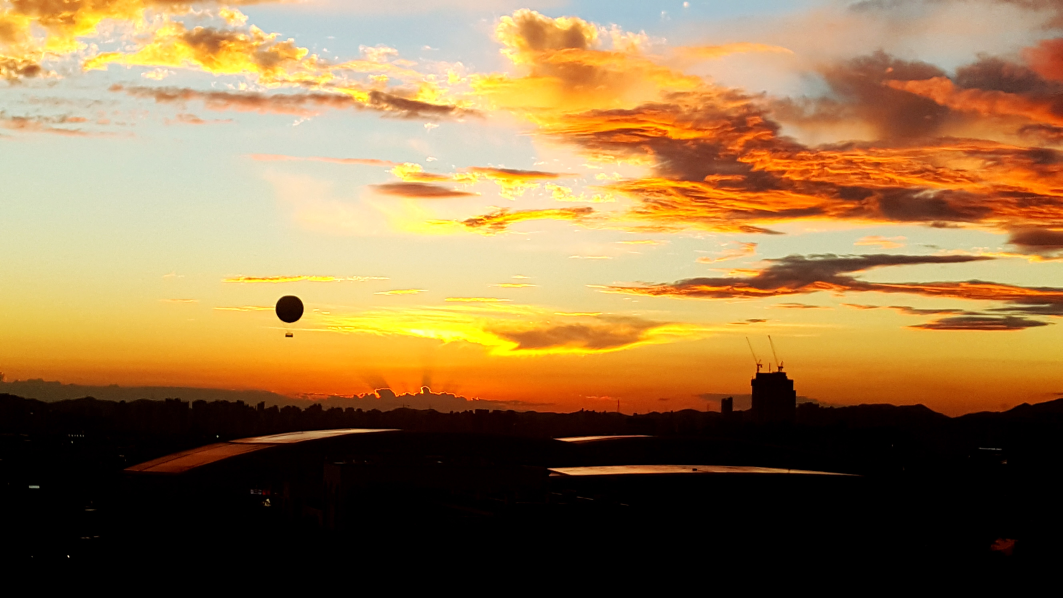
#> input picture assets/photos/20160828_190752.jpg, 5312 x 2988 px (shown at 1/5 size)
$ python -i tsun_photo.py   (imports and definitions only)
#> lines starting #> are read from the running program, lines starting #| are printed output that depends on the picture
#!/usr/bin/env python3
"""
RULER-tsun 사진·렌더 지표와 판정 (T_sun · 아치 빛) — RULER-tsun.md §3·§4 의 정의를 코드로 그대로. 동결 후보(2026-10-28, 검토 반영판).

  nice -n 19 python3 -I tsun_photo.py geo-export                  scratchpad geo 세 파일 → tsun-geo.json(카메라·실루엣, 한 번만; 저장소에 커밋)
  nice -n 19 python3 -I tsun_photo.py photo [--out tsun-photo.json]
      사진 P1·P2·P3 의 모든 지표(주 = Display-P3 → sRGB, 보조 = ICC 무시) + 견고성(블록 부트스트랩·정의 묶음) + 비평 숫자 재현(ICC 무시 길)
  nice -n 19 python3 -I tsun_photo.py render P1|P2|P3 그림.png [--hi 그림x16.png] [--meta results.json 의 잡 기록] [--out m.json]
      하네스 렌더 한 장의 지표: 표시 선형(사진과 같은 길) + 장면 선형(ACES 역변환, P1 은 ×16 노출과 합침). 크기·노출을 고정값과 대조.
  nice -n 19 python3 -I tsun_photo.py judge --photo tsun-photo.json --cand c.json --base C0ps.json [--c0 C0.json] [--arm-kind T|A] [--margins m.json]
  nice -n 19 python3 -I tsun_photo.py baseline [--out tsun-baseline.json]     비평 렌더(scratchpad)의 '오늘' 값(판정 아님)
  nice -n 19 python3 -I tsun_photo.py selftest                     고정한 비평 렌더를 다시 재서 tsun-baseline.json 과 같은지
  nice -n 19 python3 -I tsun_photo.py ra 후보.png 기준.png           R-A 단위 지표(§4.3, 장면 선형)
  nice -n 19 python3 -I tsun_photo.py cf B켬 B끔 CF켬 CF끔 CE켬 CE끔 [--hi …6 장]   서쪽 흐림 반사실 + 동쪽 대조(§4.5)
  nice -n 19 python3 -I tsun_photo.py hue 그림.png [--c0 C0.png]   박명 색 H1(§4.6, 반올림 없음)
  nice -n 19 python3 -I tsun_photo.py diff a.png b.png [--bytes]   끄면 그대로·높은 해(§4.1·§4.4)
  nice -n 19 python3 -I tsun_photo.py margins --aa a1.json a2.json … --var v1.json v2.json …   가드 여유(§4.2, A/A + 변형 퍼짐)
  nice -n 19 python3 -I tsun_photo.py feas P1B.png [--hi P1Bh.png] --rgb r,g,b [--out f.json]   더하는 아치 빛 가능성(§5.0)
  nice -n 19 python3 -I tsun_photo.py gate --manifest run.json [--out verdict.json]   팔마다 관문·가드·채택(§4.9), 손으로 고치지 않음

색 계산(§3.1): 8 비트 값 → (상자 축소, 8 비트 공간) → sRGB EOTF → 선형. 사진 주 길 = Display-P3 → 선형 sRGB 행렬(파일 ICC: "DCI-P3 D65
Gamut with sRGB Transfer"), 보조 길 = ICC 무시(비평과 같음). 렌더 표시 선형 = sRGB EOTF. 렌더 장면 선형 = three.js ACESFilmic 역변환
(노출 배율은 비에서 지워짐), 어느 채널이든 ≤ 3 또는 ≥ 250 인 화소는 빼고(발끝·잘림), P1 은 ×16 노출 렌더와 합침.
표시 luma = Rec.709 가중 × 8 비트 값. 선형 Y = 같은 가중 × 선형 값. R/B = 영역 선형 R 평균 / 선형 B 평균.
기하(§3.2): 화소 → (방위, 고도) 는 핀홀(주점 = 가운데), roll 포함, 기하 수평(굴절 없음). 카메라·실루엣은 tsun-geo.json(저장소).
"""
import argparse, hashlib, json, math, os, sys
import numpy as np
from PIL import Image, ImageOps

HERE = os.path.dirname(os.path.abspath(__file__))
SCR = '/tmp/claude-0/-home-user-solar-path/827aa702-2f52-52c8-9fe8-e45a3ff14759/scratchpad/twphoto'
UP = '/root/.claude/uploads/827aa702-2f52-52c8-9fe8-e45a3ff14759/'
GEO_FILE = os.path.join(HERE, 'tsun-geo.json')
GEO_SRC = {'P1': SCR + '/geo-P1.json', 'P2': SCR + '/heda/geo-P2.json', 'P3': SCR + '/heda/geo-P3.json'}
# 사진은 저장소 밖 — sha256 로 고정(§2). 경로는 환경 변수 TSUN_P1·TSUN_P2·TSUN_P3 로 바꿀 수 있음.
PHOTOS = {
    'P1': dict(img=UP + '035793bf-image.jpg', sha256='42bbd2ec6d6e6ee7cf480ce97923ba1b946a6ca79b98e3b5a24d40234c8b03ec', ds=4),
    'P2': dict(img=UP + '2ffb5792-image.jpg', sha256='d349990c673a19e3668cd28c7c36a5832024a0346802ab2b1effc33984da8461', ds=2),
    'P3': dict(img=UP + 'b7bca0fb-image.jpg', sha256='c715077d0eae013744a3d702d5edc0efbe32ab5ccfe040ffed09c4b96ec25966', ds=4),
}
# 엔진 해(src/utils/solarPosition.ts sunPosition, NOAA) — §2 표. SunCalc 금지.
SUN = {'P1': dict(alt=-9.8423, az=272.6585), 'P2': dict(alt=-6.9193, az=268.9720), 'P3': dict(alt=1.1076, az=263.3732)}
# 렌더 카메라(비평 렌더와 같음: roll 0) — scenes-tsun.json cams 와 같아야 함. W·H·노출은 render 가 대조(§2.2, 절차 #2d).
RENDER_CAM = {'P1': dict(az=275.301, el=8.452, vfov=58.285, roll=0.0, W=1000, H=750),
              'P2': dict(az=269.812, el=6.094, vfov=28.161, roll=0.0, W=390, H=520),
              'P3': dict(az=263.142, el=5.541, vfov=12.879, roll=0.0, W=800, H=600)}
EXPOSURE = {'P1': 45000.0, 'P2': 1250.617, 'P3': 3.890}   # 유효 노출 = autoExposure × exposureScale [computed, 절차 검토 #2d]
HI_FACTOR = 16.0          # P1 장면 선형용 두 번째 노출(×16 = exposureScale 720) — §3.1
LUM = np.array([0.2126, 0.7152, 0.0722])
M_P3_TO_SRGB = np.array([[1.2249401, -0.2249404, 0.0], [-0.0420569, 1.0420571, 0.0], [-0.0196376, -0.0786361, 1.0982735]])
TOE_LO, TOE_HI = 4, 249   # 장면 선형 유효 = 모든 채널 ∈ [4, 249](8 비트)
SEED = 20261028
NBOOT = 2000

# P1 덮개 가장자리(비평 rend/common.py P1_EDGE_AZEL, 사진에서 그은 선) — (방위, 고도)
P1_EDGE_AZEL = [(311.0, 25.56), (302.6, 23.86), (292.9, 20.63), (282.3, 16.31), (272.3, 11.89), (263.3, 8.59), (254.9, 5.97),
                (249.0, 4.24), (243.6, 3.24), (238.8, 2.60)]
P1_BINS = [(6, 10), (10, 15), (15, 20), (20, 30)]
P1_MIRROR_BINS = [(8, 10), (10, 12), (12, 14), (14, 16), (16, 18)]
P2_REG = {'strip': (1.1, 2.2), 'band': (2.5, 3.5), 'deck': (4.1, 6.8), 'upper': (6.8, 15.0)}
P2_GAP_BINS = [(7.5, 8.5), (8.5, 9.0)]
P2_E5_SCAN = [(6.0 + 0.5 * i, 6.5 + 0.5 * i) for i in range(12)]   # 보고: 6~12° 0.5° 칸(통계 검토 #1)
P2_E7_BINS = [(1, 1.5), (1.5, 2), (2, 2.5), (2.5, 3), (3, 3.5), (3.5, 4), (4, 5), (5, 6), (6, 8), (8, 10), (10, 12), (12, 15)]
EL_SAFE = {'P1': 5.0, 'P2': 4.0, 'P3': 6.0}   # 실루엣 최대(2.09 · 2.83 · 5.07°) + 여유 [estimate]
P2_MAST = dict(az=(273.45, 274.35), el_max=2.3)
P3_MAST = dict(az=(267.0, 267.5), el=(0.8, 1.45))
P3_REG = {'glow': dict(el=(1.2, 3.2), daz_max=2.5), 'side': dict(el=(1.2, 3.2), daz_min=4.0), 'mid': dict(el=(3.2, 6.5)),
          'upper': dict(el=(7.0, 12.0)), 'sheet': dict(el=(6.5, 8.25)), 'ref': dict(el=(4.25, 5.15)), 'far': dict(el=(1.25, 4.25)),
          'glow_s': dict(el=(1.55, 3.55), daz_max=2.5)}   # glow_s = 굴절 차 +0.35° 옮긴 빛 상자(보고, 타당성 m9)
A_DECK, A_CLEAR = 0.7, 0.1   # 렌더 알파: 구름 ≥ 0.7, 하늘 < 0.1 (D1m·D3m·D2)

# 비평이 적은 사진 값(재현 대상, ICC 무시 길)과 허용폭(§3.6): 비 ±5 %(상대), 고도 ±0.10°, 분율 ±0.05.
CRITIC = {
    'P1': {'D1box': ([1.81, 1.73, 1.80, 1.76], 'rel', 0.05, 'twphoto/critic.md Q5 D1 (critic/pdeck.py)'),
           'D3box': ([0.25, 0.43, 1.00, 1.42], 'rel', 0.05, 'twphoto/critic.md Q5 D3 (critic/pdeck.py) — 두 자리 반올림'),
           'D2t': ([1.72, 1.60, 1.81, 2.06, 1.95], 'rel', 0.05, 'twphoto/critic.md §1 #7 (critic/mirror.py)'),
           'D4': (0.356, 'rel', 0.05, 'render-metrics.json photos.P1 band_p10_over_glow_luma (warped photo)'),
           'D5': (4.07, 'abs', 0.10, 'render-metrics.json photos.P1 band_top luma_rule_median (warped photo)')},
    'P2': {'E1': (2.20, 'abs', 0.10, 'heda/critic2/p2meas.json adopted/edges_halfmax_cols strip_top_med'),
           'E2': (3.80, 'abs', 0.10, 'heda/critic2/p2meas.json deck_edge_med'),
           'E3': (2.504, 'rel', 0.05, 'heda/critic2/p2meas.json adopted/meas band_strip'),
           'E4': (3.876, 'rel', 0.05, 'heda/critic2/p2meas.json adopted/meas band_deck'),
           'E5q': ([1.046, 1.304], 'rel', 0.05, 'heda/critic2/p2meas.json deck_vs_gap_quantile 7.5-8.5, 8.5-9.0'),
           'E8': (0.289, 'rel', 0.10, 'heda/render-metrics.json photos.P2 strip_over_band_RoverB (band 2.4-3.4, warped) — 정의 차이로 ±10 %')},
    'P3': {'C1': (5.618, 'rel', 0.05, 'heda/render-metrics.json photos.P3 glow_over_upper_RoverB (warped)'),
           'C2': (0.463, 'abs', 0.05, 'heda/render-metrics.json photos.P3 warm_frac_mid_2x_upperRB (warped)'),
           'C5': (1.75, 'abs', 0.10, 'heda/render-metrics.json photos.P3 glow.peak_el (warped)'),
           'C6': (1.693, 'rel', 0.05, 'heda/render-metrics.json photos.P3 glow_over_upper_luma (warped)')},
}
CITED = {
    'P1': {'D4s_cloud_over_sky_band': dict(value=[0.22, 0.24], src='twphoto/critic.md Q5 D4 (meas-P1.json)')},
    'P2': {'E5seg': dict(value={'7.5-8.0': 1.349, '8.0-8.5': 1.226, '8.5-9.0': 1.442, 'core': [1.393, 1.289, 1.579]}, src='heda/meas-P2.json deck_vs_gap_same_el'),
           'E6seg': dict(value={'7.5-8.0': 0.152, '8.0-8.5': 0.181, '8.5-9.0': 0.174, 'core': [0.124, 0.146, 0.141]}, src='heda/meas-P2.json deck_vs_gap_same_el'),
           'E7': dict(value={'0.75-2.25': 0.135, '2.25-3.5': 0.352, '3.5-6.25': 0.107, '6.25-9.0': 0.185, '9.0-10.0': 0.141},
                      src='heda/meas-P2.json headline ratio_cloud_to_sky_behind (critic Q5 E7 "0.06-0.43")')},
    'P3': {'C3': dict(value=0.93, src='heda/meas-P3.json headline 6.5-8.25 dark RB_over_ref (critic Q5 C3)'),
           'C4': dict(value=[6.408, 6.441, 7.767], src='heda/meas-P3.json headline RB_warm_over_ref 1.25-2.5/2.5-3.25/3.25-4.25')},
}
# 장면 선형에서도 내는 지표(색 비만 — 표시 luma 지표는 장면 선형에서 뜻 없음)
SCENE_KEYS = {'P1': ['D1m', 'D3m', 'D1m_parts', 'D1m_a09', 'D1box', 'D2_pooled_8_18', 'D2_pairs', 'D6', 'n_valid_scene'],
              'P2': ['E5a', 'E5a_merged', 'E5q', 'E6a', 'E8', 'RB', 'n_valid_scene'],
              'P3': ['C1', 'C1_glow_s', 'C2', 'RB', 'n_valid_scene']}


# [6 lines left out: function sha256, not called in this run]


def srgb_eotf(x):
    x = np.asarray(x, np.float64) / 255.0
    return np.where(x <= 0.04045, x / 12.92, ((x + 0.055) / 1.055) ** 2.4)


def srgb_oetf8(l):
    l = np.clip(np.asarray(l, np.float64), 0, 1)
    return 255.0 * np.where(l <= 0.0031308, 12.92 * l, 1.055 * np.power(l, 1 / 2.4) - 0.055)


# ---------------------------------------------------------------- ACES(three.js ACESFilmicToneMapping, postprocessing ToneMappingEffect ACES_FILMIC)
ACES_IN = np.array([[0.59719, 0.35458, 0.04823], [0.07600, 0.90834, 0.01566], [0.02840, 0.13383, 0.83777]])
ACES_OUT = np.array([[1.60475, -0.53108, -0.07367], [-0.10208, 1.10813, -0.00605], [-0.00327, -0.07276, 1.07602]])
ACES_IN_INV, ACES_OUT_INV = np.linalg.inv(ACES_IN), np.linalg.inv(ACES_OUT)


# [41 lines left out: functions aces_fwd, aces_inv, scene_from_rgb8, basis, pix2azel, not called in this run]


def daz(az, a0):
    return ((az - a0) + 180.0) % 360.0 - 180.0


_GEO = None


# [19 lines left out: functions geo, cmd_geo_export, not called in this run]


class Img:
    """표시 8 비트 RGB(float) + 선형(표시 선형 또는 장면 선형) + (방위, 고도) + 하늘 마스크 (+ 렌더 알파)."""

    # [33 lines left out: functions __init__, with_lin, RB, not called in this run]

    def Ym(self, m, minn=30):
        return float(self.Y[m].mean()) if m.sum() >= minn else None

    def lmed(self, m, minn=30):
        return float(np.median(self.luma[m])) if m.sum() >= minn else None


# [14 lines left out: function load_photo, not called in this run]


def photo_p3(I):
    """주 길(§3.1): Display-P3 선형 → 선형 sRGB(음수는 0 으로)."""
    return I.with_lin(np.clip(I.lin @ M_P3_TO_SRGB.T, 0, None), None, 'display-p3')


# [67 lines left out: functions load_render, r3, hue_fracs, cloud_masks, not called in this run]


# ---------------------------------------------------------------- P1 (R-B-deep D1~D6)
def p1_edge(az):
    a = np.array([q[0] for q in P1_EDGE_AZEL][::-1]); e = np.array([q[1] for q in P1_EDGE_AZEL][::-1])
    return np.interp(az, a, e, left=np.nan, right=np.nan)


# [169 lines left out: functions p1_boxes, matched, p1_d1m, p1_d2, p1_d4, p1_core and 1 more, not called in this run]


def critic_mirror_P1(I):
    """비평 critic/mirror.py 그대로(질감 문턱 — 사진 전용, 재현 검사만)."""
    from scipy import ndimage as ndi
    sun = SUN['P1']['az']
    L = np.log(I.Y + 1e-4)
    tex = np.sqrt(np.maximum(ndi.uniform_filter(L ** 2, 7) - ndi.uniform_filter(L, 7) ** 2, 0))
    texs = ndi.uniform_filter(tex, 9)
    res = []
    for lo, hi in P1_MIRROR_BINS:
        dk_px, cl_px = [], []
        for r in np.where(((I.el >= lo) & (I.el < hi)).any(1))[0]:
            a = I.az[r]; e = I.el[r]
            d = sun - a
            sel = (e >= lo) & (e < hi) & (d >= 3) & (d <= 20) & (texs[r] >= 0.06)
            if not sel.any():
                continue
            am = sun + d[sel]
            o = np.argsort(a); ao = a[o]
            j = np.clip(np.searchsorted(ao, am), 1, len(ao) - 1)
            cm = o[np.where(np.abs(ao[j - 1] - am) < np.abs(ao[j] - am), j - 1, j)]
            ok = (np.abs(a[cm] - am) <= 0.2) & (texs[r][cm] <= 0.03)
            dk_px.append(I.lin[r, np.where(sel)[0][ok]]); cl_px.append(I.lin[r, cm[ok]])
        if not dk_px:
            res.append(None); continue
        dk = np.concatenate(dk_px); cl = np.concatenate(cl_px)
        res.append(float((dk[:, 0].mean() / dk[:, 2].mean()) / (cl[:, 0].mean() / cl[:, 2].mean())) if len(dk) else None)
    return res


# [203 lines left out: functions boot_D1m, grouped_median, e5_split, otsu, metrics_P2, robust_E5 and 2 more, not called in this run]


METRICS = {'P1': metrics_P1, 'P2': metrics_P2, 'P3': metrics_P3}


# [12 lines left out: function compare, not called in this run]


PHOTO_PRINT = {'P1': ['D1m', 'D3m', 'D1box', 'D3box', 'D2_pooled_8_18', 'D2', 'D2t', 'D4', 'D5', 'D6', 'hue_deck', 'hue_sky'],
               'P2': ['E1', 'E2', 'E3', 'E4', 'E5q', 'E6q', 'E8', 'E5q_scan', 'RB', 'hue_sky'],
               'P3': ['C1', 'C1_glow_s', 'C2', 'C3r', 'C4', 'C4_warm_frac', 'C5', 'C6', 'RB', 'hue_sky']}


# [55 lines left out: functions cmd_photo, render_record, cmd_render, not called in this run]


# ---------------------------------------------------------------- 판정(§4) — 관문(두 공간), 가드(C0ps 기준, 양측 띠), 보고
MARGIN0 = {'D3': 0.05, 'D4': 0.03, 'E3': 0.05, 'E4': 0.05, 'E8': 0.05, 'C5': 0.10, 'DT': 0.05}   # 적은 값; 실제 = max(적은 값, margins.json)


def _num(x):
    return x if isinstance(x, (int, float)) and not isinstance(x, bool) else None


def _lst(x, n):
    return x if (isinstance(x, list) and len(x) == n and all(_num(v) is not None for v in x)) else None


def lndist(x, lo, hi):
    """ln 거리: [lo, hi] 안이면 0, 밖이면 가까운 끝까지 |ln|."""
    return 0.0 if lo <= x <= hi else min(abs(math.log(x / lo)), abs(math.log(x / hi)))


def absdist(x, lo, hi):
    return 0.0 if lo <= x <= hi else min(abs(x - lo), abs(x - hi))


# [120 lines left out: functions photo_range, judge_one, deep_twilight, cmd_judge, not called in this run]


BASELINE = {   # 비평 렌더(scratchpad) — '오늘 기준'(판정 아님). P1 은 §173 고침 전 번들(5ced8b1) + 미리 민 고리. 'ps' = accurateSunBelowDeg 90(= ps90, 절차 #14).
    'P1': [SCR + '/rend/out/R1/P1_' + s + '.png' for s in
           ['B_t0x_obs_r100', 'B_t0x_ps_r100', 'B_t0x_obs_r400', 'B_t0x_ps_r400', 'A_t0x_obs_r100', 'B_s25_ps_r100', 'B_s4_ps_r100']],
    'P2': [SCR + '/heda/rend2/out/P2/P2_' + s + '.png' for s in
           ['B_t0x_obs_r100', 'B_t0x_ps_r100', 'B_t0x_obs_r400', 'B_t0x_ps_r400', 'A_t0x_obs_r100', 'A_t0x_ps_r400', 'A_t0_obs_r100']],
    'P3': [SCR + '/heda/rend2/out/P3/P3_' + s + '.png' for s in
           ['B_t0x_obs_r100', 'B_t0x_ps_r100', 'B_t0x_obs_r400', 'B_t0x_ps_r400', 'A_t0x_obs_r100', 'A_t0x_ps_r100', 'A_t0_obs_r100']],
}
BASE_PRINT = ('D1m', 'D3m', 'D1box', 'D3box', 'D1m_a09', 'D2_pooled_8_18', 'D4', 'D5a', 'deckbox_cloud_frac', 'clearbox_cloud_frac', 'deck_toe_frac',
              'E3', 'E4', 'E5a', 'E5a_merged', 'E5q', 'E6a', 'E7', 'E8', 'C1', 'C1_glow_s', 'C2', 'C4', 'C4_warm_frac', 'C5', 'C6')


# [72 lines left out: functions baseline_records, cmd_baseline, cmd_selftest, _rgb_alpha, ra_unit, not called in this run]


RA_TOL0 = dict(e=0.15, b=0.10, c=0.10, p75=0.25)


# [129 lines left out: functions ra_tol, ra_unit_pass, ra_arm, cmd_ra, deck_RB_bins, cf_rule and 5 more, not called in this run]


def cmd_diff(a):
    """§4.4·§4.1 화소 허용폭(RULER-grain G0(c) 와 같은 수): 평균 |Δ| ≤ 0.05/255 그리고 32 단계 넘는 화소 ≤ 0.5 %. --bytes 면 바이트 같음."""
    print(json.dumps(diff_pngs(a.a, a.b, a.bytes)))


# [18 lines left out: functions diff_pngs, cloud_lnY, not called in this run]


# ---------------------------------------------------------------- 여유(§4.2) — A/A + 변형 퍼짐
GUARD_KEYS = {'P1': [('D3m', 'ln'), ('D4', 'abs')], 'P2': [('E3', 'ln'), ('E4', 'ln'), ('E8', 'abs')], 'P3': [('C5', 'abs')]}
MKEY = {'D3m': 'D3', 'D4': 'D4', 'E3': 'E3', 'E4': 'E4', 'E8': 'E8', 'C5': 'C5'}


# [86 lines left out: functions pair_spread, margins_from, cmd_margins, feas_scan, cmd_feas, not called in this run]


# ---------------------------------------------------------------- 판정 묶음(§4.9) — gate --manifest
T_ARMS, A_ARMS = ['T1', 'T2'], ['T1A1', 'T1A2']


# [181 lines left out: functions gate, cmd_gate, not called in this run]


# [23 lines not run here, left out]

>>> import cv2
>>> picture = cv2.imread('../../../assets/photos/20160828_190752.jpg', cv2.IMREAD_GRAYSCALE)
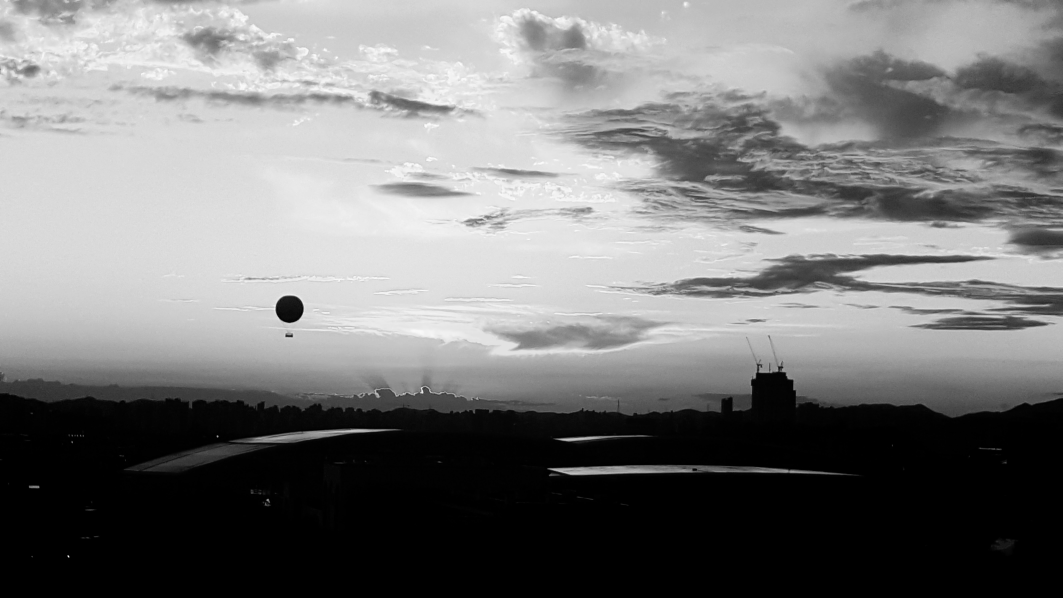
#> picture: shape (2988, 5312) (shown at 1/5 size); min 0, max 255, mean 121.8
#> (the run stopped early here; a loop or call above may not have finished)

$ run again, on assets/photos/20190829_172847.jpg
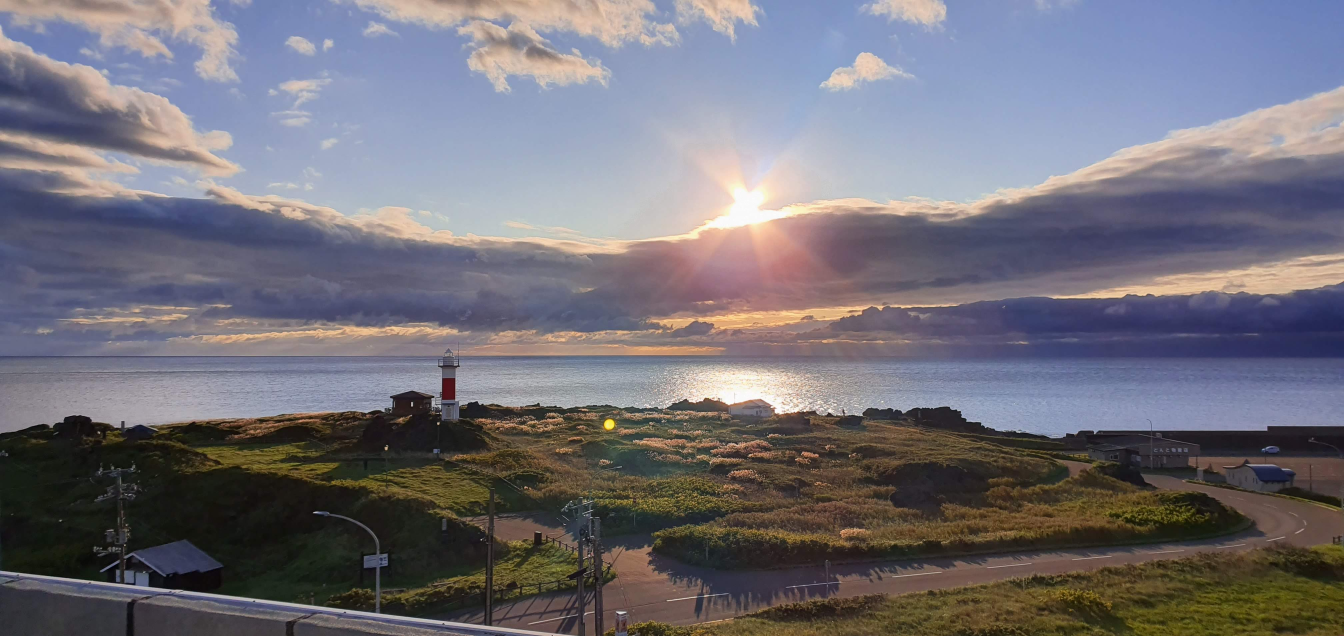
#> input picture assets/photos/20190829_172847.jpg, 4032 x 1908 px (shown at 1/3 size)
#> `picture = cv2.imread('../../../assets/photos/20160828_190752.jpg', cv2..`:
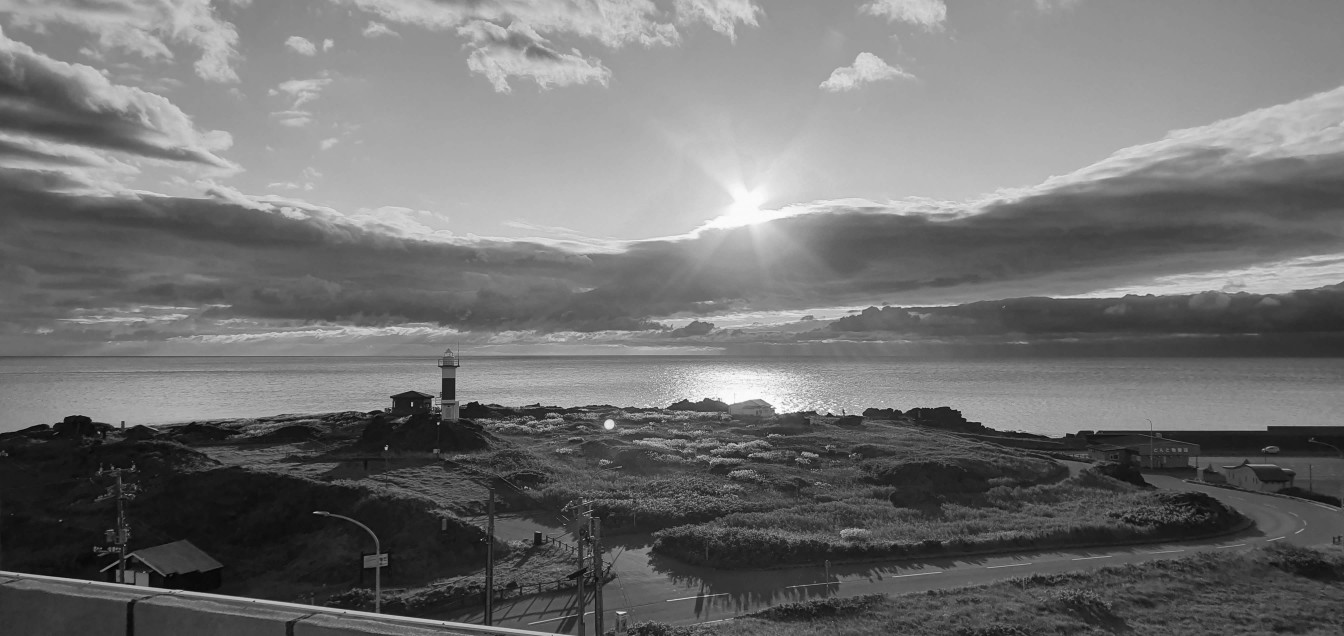
#> picture: shape (1908, 4032) (shown at 1/3 size); min 0, max 255, mean 113.3
